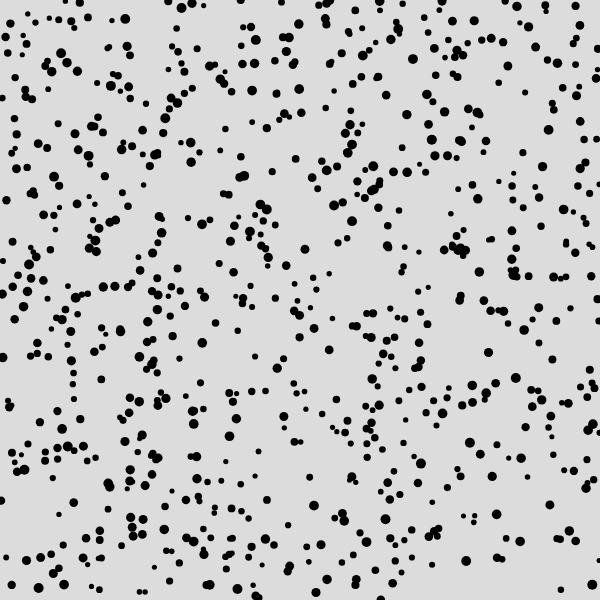
Frame 1 (no input)
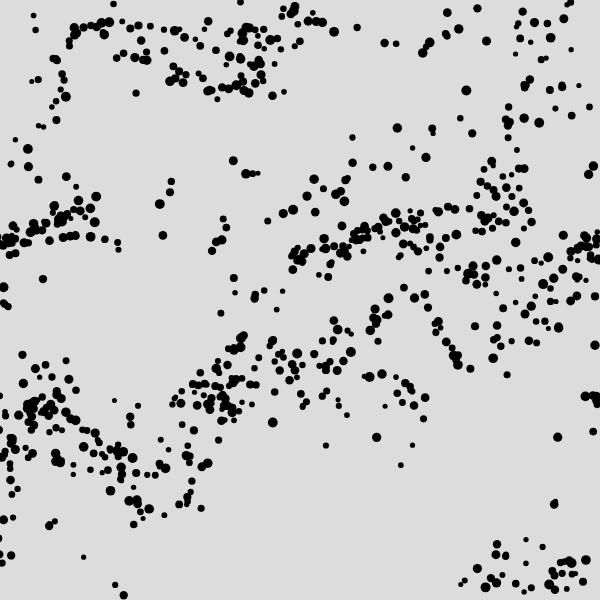
Frame 60 (no input)
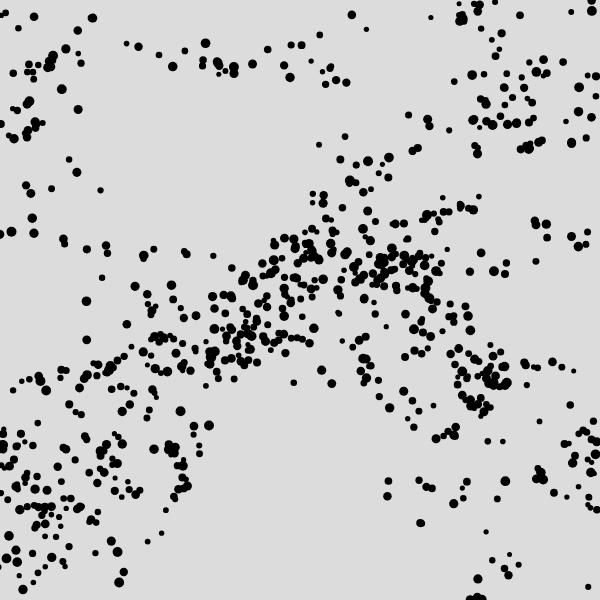
Frame 120 (the mouse pressed at the canvas centre since frame 60)

The p5.js sketch that drew these frames (run headless with seeded random() and noise() and a simulated clock; from frame 60 on, the mouse is pressed at the canvas centre):

// p5.js sketch
// ── sketch.js
let RES = 20;
let flowField = [];
let vehicles = [];
let show = false;

function setup() {
  createCanvas(600, 600);

  // init ff
  for (let x = 0; x < width; x += RES) {
    flowField.push([]);
    for (let y = 0; y < height; y += RES) {
      let theta = map(noise(x / 100, y / 100), 0, 1, 0, TWO_PI);
      flowField[x / RES].push(p5.Vector.fromAngle(theta));
    }
  }

  // init vehicles
  for (let i = 0; i < 800; i++) {
    vehicles.push(new Vehicle(random(width), random(height)));
  }
}

function draw() {
  background(220);
  // draw ff
  if (show) {
    for (let x = 0; x < width; x += RES) {
      for (let y = 0; y < height; y += RES) {
        let vec = flowField[x / RES][y / RES].copy();
        vec.mult(RES / 2);
        line(x, y, x + vec.x, y + vec.y);
      }
    }
  }

  // update and draw vehicles
  for (let i = 0; i < vehicles.length; i++) {
    let v = vehicles[i];
    let flowHere = findFlow(v.pos).copy();
    v.seek(flowHere);
    v.reappear();
    v.update();
    v.display();
  }
}

function mouseClicked() {
  let mouse = createVector(mouseX, mouseY);
  for (let x = 0; x < width; x += RES) {
    for (let y = 0; y < height; y += RES) {
      let prev = flowField[x / RES][y / RES].copy();
      // desired direction
      let vector = p5.Vector.sub(createVector(x, y), mouse);
      let d = vector.mag();
      vector.normalize();

      let amt = map(d, 0, width, 1, 0);
      prev.lerp(vector, amt);

      flowField[x / RES][y / RES] = prev;
    }
  }
}

function keyPressed() {
  show = !show;
}

function findFlow(pos) {
  let i = constrain(floor(pos.x / RES), 0, flowField.length - 1);
  let j = constrain(floor(pos.y / RES), 0, flowField[0].length - 1);
  return flowField[i][j];
}

class Vehicle {
  constructor(x, y) {
    this.pos = createVector(x, y);
    this.vel = createVector(); //random(1),random(-1)
    this.acc = createVector();
    this.maxSpeed = 5;
    this.maxSteer = 0.1;
    this.size = random(5, 10);
  }

  update() {
    this.vel.add(this.acc);
    this.pos.add(this.vel);
    this.acc.mult(0);
  }

  applyForce(f) {
    this.acc.add(f);
  }

  seek(flow) {
    let vector = flow.copy();
    vector.mult(this.maxSpeed);

    // steer force
    let steer = p5.Vector.sub(vector, this.vel);
    steer.limit(this.maxSteer); //- to avoid
    this.applyForce(steer);
  }


  reappear() {
    if (this.pos.x < 0) this.pos.x = width;
    else if (this.pos.x > width) this.pos.x = 0;
    if (this.pos.y < 0) this.pos.y = height;
    else if (this.pos.y > height) this.pos.y = 0;
  }

  display() {
    push();
    translate(this.pos.x, this.pos.y);
    //rotate(this.vel.heading());
    fill(0);
    noStroke();
    //triangle(0, 0, -15, 5, -15, -5);
    ellipse(0, 0, this.size);
    pop();
  }

}
